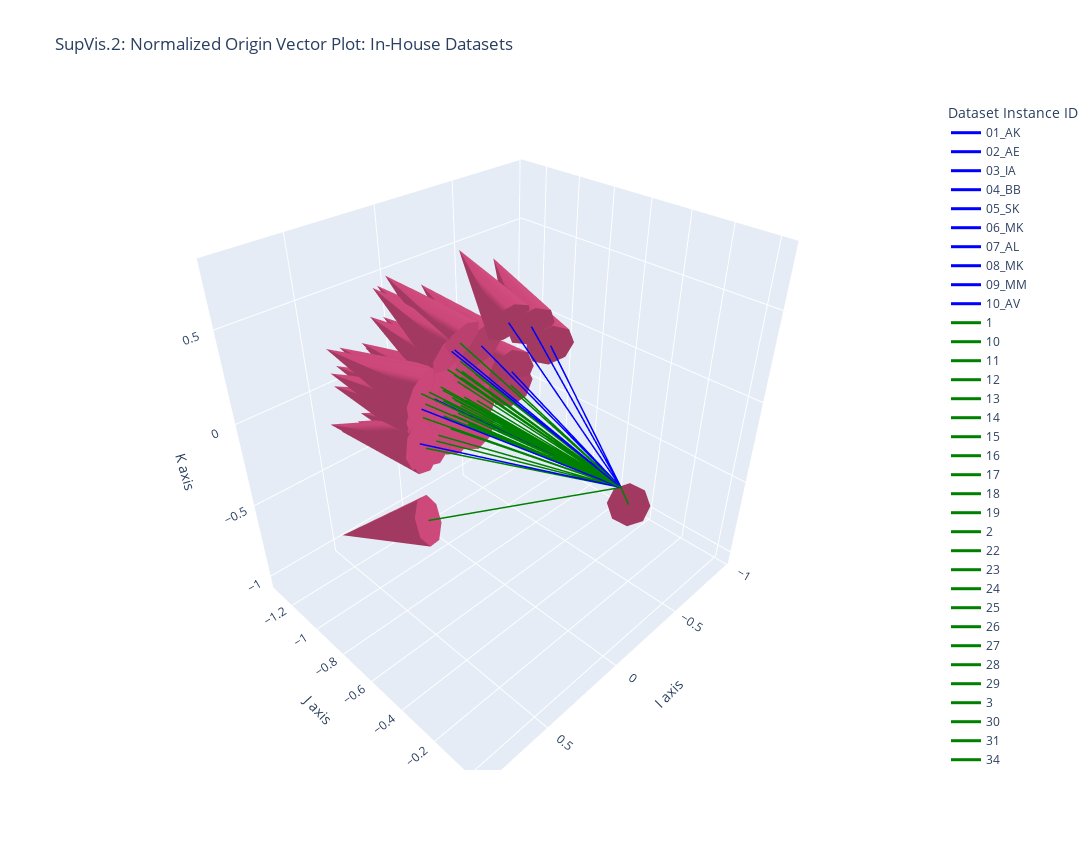

This figure's notebook cell:
### Markdown cell above
Above, we can observe the orientation of datasets obtained in a standardized clinical procedure.

### Code cell
fig = go.Figure()

fig.add_traces(vectortraces_clin)
fig.add_traces(vectortraces_exvo)
fig.update_layout(
    title='SupVis.2: Normalized Origin Vector Plot: In-House Datasets',
    **global_layout_kwargs
)

fig.show()

### Figure 1 — Plotly figure (JSON) as saved in the notebook; plotly's stock layout.template omitted (floating-point values rounded to 4 significant figures)
{"data": [{"line": {"color": "blue", "width": 3}, "mode": "lines", "name": "01_AK", "type": "scatter3d", "x": [0, -0.2305], "y": [0, -0.8645], "z": [0, 0.4467]}, {"name": "01_AK", "showscale": false, "type": "cone", "u": [-0.2075], "v": [-0.778], "w": [0.402], "x": [-0.2259], "y": [-0.8472], "z": [0.4377]}, {"line": {"color": "blue", "width": 3}, "mode": "lines", "name": "02_AE", "type": "scatter3d", "x": [0, 0.3487], "y": [0, -0.93], "z": [0, 0.1162]}, {"name": "02_AE", "showscale": false, "type": "cone", "u": [0.3139], "v": [-0.837], "w": [0.1046], "x": [0.3418], "y": [-0.9114], "z": [0.1139]}, {"line": {"color": "blue", "width": 3}, "mode": "lines", "name": "03_IA", "type": "scatter3d", "x": [0, 0.1464], "y": [0, -0.9051], "z": [0, 0.3993]}, {"name": "03_IA", "showscale": false, "type": "cone", "u": [0.1318], "v": [-0.8146], "w": [0.3594], "x": [0.1435], "y": [-0.887], "z": [0.3913]}, {"line": {"color": "blue", "width": 3}, "mode": "lines", "name": "04_BB", "type": "scatter3d", "x": [0, -0.5292], "y": [0, -0.8232], "z": [0, 0.2058]}, {"name": "04_BB", "showscale": false, "type": "cone", "u": [-0.4763], "v": [-0.7409], "w": [0.1852], "x": [-0.5186], "y": [-0.8067], "z": [0.2017]}, {"line": {"color": "blue", "width": 3}, "mode": "lines", "name": "05_SK", "type": "scatter3d", "x": [0, 0.2236], "y": [0, -0.9691], "z": [0, 0.1044]}, {"name": "05_SK", "showscale": false, "type": "cone", "u": [0.2013], "v": [-0.8722], "w": [0.09393], "x": [0.2192], "y": [-0.9497], "z": [0.1023]}, {"line": {"color": "blue", "width": 3}, "mode": "lines", "name": "06_MK", "type": "scatter3d", "x": [0, -0.11], "y": [0, -0.9429], "z": [0, 0.3143]}, {"name": "06_MK", "showscale": false, "type": "cone", "u": [-0.09901], "v": [-0.8486], "w": [0.2829], "x": [-0.1078], "y": [-0.9241], "z": [0.308]}, {"line": {"color": "blue", "width": 3}, "mode": "lines", "name": "07_AL", "type": "scatter3d", "x": [0, 0.1239], "y": [0, -0.9085], "z": [0, 0.3992]}, {"name": "07_AL", "showscale": false, "type": "cone", "u": [0.1115], "v": [-0.8176], "w": [0.3593], "x": [0.1214], "y": [-0.8903], "z": [0.3912]}, {"line": {"color": "blue", "width": 3}, "mode": "lines", "name": "08_MK", "type": "scatter3d", "x": [0, -0.3434], "y": [0, -0.9377], "z": [0, 0.05283]}, {"name": "08_MK", "showscale": false, "type": "cone", "u": [-0.309], "v": [-0.8439], "w": [0.04755], "x": [-0.3365], "y": [-0.919], "z": [0.05177]}, {"line": {"color": "blue", "width": 3}, "mode": "lines", "name": "09_MM", "type": "scatter3d", "x": [0, -0.387], "y": [0, -0.8432], "z": [0, 0.3732]}, {"name": "09_MM", "showscale": false, "type": "cone", "u": [-0.3483], "v": [-0.7588], "w": [0.3359], "x": [-0.3793], "y": [-0.8263], "z": [0.3657]}, {"line": {"color": "blue", "width": 3}, "mode": "lines", "name": "10_AV", "type": "scatter3d", "x": [0, 0.3892], "y": [0, -0.9174], "z": [0, -0.0834]}, {"name": "10_AV", "showscale": false, "type": "cone", "u": [0.3503], "v": [-0.8256], "w": [-0.07506], "x": [0.3814], "y": [-0.899], "z": [-0.08173]}, {"line": {"color": "green", "width": 3}, "mode": "lines", "name": "1", "type": "scatter3d", "x": [0, -0.08046], "y": [0, -0.9789], "z": [0, 0.1877]}, {"name": "1", "showscale": false, "type": "cone", "u": [-0.07241], "v": [-0.881], "w": [0.169], "x": [-0.07885], "y": [-0.9593], "z": [0.184]}, {"line": {"color": "green", "width": 3}, "mode": "lines", "name": "10", "type": "scatter3d", "x": [0, 0.2132], "y": [0, -0.9666], "z": [0, -0.1421]}, {"name": "10", "showscale": false, "type": "cone", "u": [0.1919], "v": [-0.8699], "w": [-0.1279], "x": [0.209], "y": [-0.9473], "z": [-0.1393]}, {"line": {"color": "green", "width": 3}, "mode": "lines", "name": "11", "type": "scatter3d", "x": [0, 0], "y": [0, -0.9839], "z": [0, 0.1789]}, {"name": "11", "showscale": false, "type": "cone", "u": [0], "v": [-0.8855], "w": [0.161], "x": [0], "y": [-0.9642], "z": [0.1753]}, {"line": {"color": "green", "width": 3}, "mode": "lines", "name": "12", "type": "scatter3d", "x": [0, -0.3394], "y": [0, -0.9398], "z": [0, -0.03916]}, {"name": "12", "showscale": false, "type": "cone", "u": [-0.3054], "v": [-0.8458], "w": [-0.03524], "x": [-0.3326], "y": [-0.921], "z": [-0.03838]}, {"line": {"color": "green", "width": 3}, "mode": "lines", "name": "13", "type": "scatter3d", "x": [0, 0.04473], "y": [0, -0.999], "z": [0, 0]}, {"name": "13", "showscale": false, "type": "cone", "u": [0.04026], "v": [-0.8991], "w": [0], "x": [0.04384], "y": [-0.979], "z": [0]}, {"line": {"color": "green", "width": 3}, "mode": "lines", "name": "14", "type": "scatter3d", "x": [0, -0.07584], "y": [0, -0.9708], "z": [0, -0.2275]}, {"name": "14", "showscale": false, "type": "cone", "u": [-0.06826], "v": [-0.8737], "w": [-0.2048], "x": [-0.07433], "y": [-0.9514], "z": [-0.223]}, {"line": {"color": "green", "width": 3}, "mode": "lines", "name": "15", "type": "scatter3d", "x": [0, 0.2938], "y": [0, -0.9347], "z": [0, 0.2003]}, {"name": "15", "showscale": false, "type": "cone", "u": [0.2644], "v": [-0.8412], "w": [0.1803], "x": [0.2879], "y": [-0.916], "z": [0.1963]}, {"line": {"color": "green", "width": 3}, "mode": "lines", "name": "16", "type": "scatter3d", "x": [0, 0.06537], "y": [0, -0.9937], "z": [0, -0.09152]}, {"name": "16", "showscale": false, "type": "cone", "u": [0.05883], "v": [-0.8943], "w": [-0.08237], "x": [0.06406], "y": [-0.9738], "z": [-0.08969]}, {"line": {"color": "green", "width": 3}, "mode": "lines", "name": "17", "type": "scatter3d", "x": [0, 0.5291], "y": [0, -0.7383], "z": [0, -0.4184]}, {"name": "17", "showscale": false, "type": "cone", "u": [0.4762], "v": [-0.6644], "w": [-0.3765], "x": [0.5185], "y": [-0.7235], "z": [-0.41]}, {"line": {"color": "green", "width": 3}, "mode": "lines", "name": "18", "type": "scatter3d", "x": [0, -0.6322], "y": [0, -0.3161], "z": [0, -0.7074]}, {"name": "18", "showscale": false, "type": "cone", "u": [-0.569], "v": [-0.2845], "w": [-0.6367], "x": [-0.6195], "y": [-0.3098], "z": [-0.6933]}, {"line": {"color": "green", "width": 3}, "mode": "lines", "name": "19", "type": "scatter3d", "x": [0, 0.1393], "y": [0, -0.9894], "z": [0, 0.0418]}, {"name": "19", "showscale": false, "type": "cone", "u": [0.1254], "v": [-0.8904], "w": [0.03762], "x": [0.1366], "y": [-0.9696], "z": [0.04097]}, {"line": {"color": "green", "width": 3}, "mode": "lines", "name": "2", "type": "scatter3d", "x": [0, 0], "y": [0, -0.9908], "z": [0, 0.1351]}, {"name": "2", "showscale": false, "type": "cone", "u": [0], "v": [-0.8917], "w": [0.1216], "x": [0], "y": [-0.971], "z": [0.1324]}, {"line": {"color": "green", "width": 3}, "mode": "lines", "name": "22", "type": "scatter3d", "x": [0, -0.1182], "y": [0, -0.9902], "z": [0, -0.0739]}, {"name": "22", "showscale": false, "type": "cone", "u": [-0.1064], "v": [-0.8912], "w": [-0.06651], "x": [-0.1159], "y": [-0.9704], "z": [-0.07242]}, {"line": {"color": "green", "width": 3}, "mode": "lines", "name": "23", "type": "scatter3d", "x": [0, 0.06562], "y": [0, -0.9975], "z": [0, 0.02625]}, {"name": "23", "showscale": false, "type": "cone", "u": [0.05906], "v": [-0.8977], "w": [0.02362], "x": [0.06431], "y": [-0.9775], "z": [0.02572]}, {"line": {"color": "green", "width": 3}, "mode": "lines", "name": "24", "type": "scatter3d", "x": [0, 0.06131], "y": [0, -0.981], "z": [0, 0.1839]}, {"name": "24", "showscale": false, "type": "cone", "u": [0.05518], "v": [-0.8829], "w": [0.1655], "x": [0.06009], "y": [-0.9614], "z": [0.1803]}, {"line": {"color": "green", "width": 3}, "mode": "lines", "name": "25", "type": "scatter3d", "x": [0, 0.3369], "y": [0, -0.9298], "z": [0, -0.1482]}, {"name": "25", "showscale": false, "type": "cone", "u": [0.3032], "v": [-0.8368], "w": [-0.1334], "x": [0.3301], "y": [-0.9112], "z": [-0.1453]}, {"line": {"color": "green", "width": 3}, "mode": "lines", "name": "26", "type": "scatter3d", "x": [0, 0.1647], "y": [0, -0.9747], "z": [0, 0.151]}, {"name": "26", "showscale": false, "type": "cone", "u": [0.1483], "v": [-0.8772], "w": [0.1359], "x": [0.1614], "y": [-0.9552], "z": [0.148]}, {"line": {"color": "green", "width": 3}, "mode": "lines", "name": "27", "type": "scatter3d", "x": [0, 0.2393], "y": [0, -0.9571], "z": [0, -0.1637]}, {"name": "27", "showscale": false, "type": "cone", "u": [0.2153], "v": [-0.8613], "w": [-0.1473], "x": [0.2345], "y": [-0.9379], "z": [-0.1604]}, {"line": {"color": "green", "width": 3}, "mode": "lines", "name": "28", "type": "scatter3d", "x": [0, -0.02897], "y": [0, -0.9995], "z": [0, -0.01449]}, {"name": "28", "showscale": false, "type": "cone", "u": [-0.02607], "v": [-0.8995], "w": [-0.01304], "x": [-0.02839], "y": [-0.9795], "z": [-0.0142]}, {"line": {"color": "green", "width": 3}, "mode": "lines", "name": "29", "type": "scatter3d", "x": [0, 0.3799], "y": [0, -0.8909], "z": [0, 0.2489]}, {"name": "29", "showscale": false, "type": "cone", "u": [0.3419], "v": [-0.8018], "w": [0.224], "x": [0.3723], "y": [-0.8731], "z": [0.2439]}, {"line": {"color": "green", "width": 3}, "mode": "lines", "name": "3", "type": "scatter3d", "x": [0, 0], "y": [0, -0.9983], "z": [0, -0.05872]}, {"name": "3", "showscale": false, "type": "cone", "u": [0], "v": [-0.8984], "w": [-0.05285], "x": [0], "y": [-0.9783], "z": [-0.05755]}, {"line": {"color": "green", "width": 3}, "mode": "lines", "name": "30", "type": "scatter3d", "x": [0, 0.1278], "y": [0, -0.9583], "z": [0, 0.2556]}, {"name": "30", "showscale": false, "type": "cone", "u": [0.115], "v": [-0.8625], "w": [0.23], "x": [0.1252], "y": [-0.9391], "z": [0.2504]}, {"line": {"color": "green", "width": 3}, "mode": "lines", "name": "31", "type": "scatter3d", "x": [0, -0.04047], "y": [0, -0.9984], "z": [0, -0.04047]}, {"name": "31", "showscale": false, "type": "cone", "u": [-0.03643], "v": [-0.8985], "w": [-0.03643], "x": [-0.03966], "y": [-0.9784], "z": [-0.03966]}, {"line": {"color": "green", "width": 3}, "mode": "lines", "name": "34", "type": "scatter3d", "x": [0, 0.02764], "y": [0, -0.9949], "z": [0, -0.09673]}, {"name": "34", "showscale": false, "type": "cone", "u": [0.02487], "v": [-0.8954], "w": [-0.08706], "x": [0.02708], "y": [-0.975], "z": [-0.09479]}, {"line": {"color": "green", "width": 3}, "mode": "lines", "name": "35", "type": "scatter3d", "x": [0, 0.1432], "y": [0, -0.988], "z": [0, -0.05728]}, {"name": "35", "showscale": false, "type": "cone", "u": [0.1289], "v": [-0.8892], "w": [-0.05155], "x": [0.1403], "y": [-0.9683], "z": [-0.05613]}, {"line": {"color": "green", "width": 3}, "mode": "lines", "name": "36", "type": "scatter3d", "x": [0, 0.1026], "y": [0, -0.9816], "z": [0, -0.1612]}, {"name": "36", "showscale": false, "type": "cone", "u": [0.0923], "v": [-0.8834], "w": [-0.145], "x": [0.1005], "y": [-0.962], "z": [-0.1579]}, {"line": {"color": "green", "width": 3}, "mode": "lines", "name": "38", "type": "scatter3d", "x": [0, -0.03215], "y": [0, -0.9807], "z": [0, -0.1929]}, {"name": "38", "showscale": false, "type": "cone", "u": [-0.02894], "v": [-0.8826], "w": [-0.1736], "x": [-0.03151], "y": [-0.9611], "z": [-0.1891]}, {"line": {"color": "green", "width": 3}, "mode": "lines", "name": "39", "type": "scatter3d", "x": [0, 0.06023], "y": [0, -0.9788], "z": [0, -0.1958]}, {"name": "39", "showscale": false, "type": "cone", "u": [0.05421], "v": [-0.8809], "w": [-0.1762], "x": [0.05903], "y": [-0.9592], "z": [-0.1918]}, {"line": {"color": "green", "width": 3}, "mode": "lines", "name": "40", "type": "scatter3d", "x": [0, 0.02608], "y": [0, -0.965], "z": [0, 0.2608]}, {"name": "40", "showscale": false, "type": "cone", "u": [0.02347], "v": [-0.8685], "w": [0.2347], "x": [0.02556], "y": [-0.9457], "z": [0.2556]}, {"line": {"color": "green", "width": 3}, "mode": "lines", "name": "41", "type": "scatter3d", "x": [0, 0.095], "y": [0, -0.8957], "z": [0, 0.4343]}, {"name": "41", "showscale": false, "type": "cone", "u": [0.0855], "v": [-0.8062], "w": [0.3909], "x": [0.0931], "y": [-0.8778], "z": [0.4256]}, {"line": {"color": "green", "width": 3}, "mode": "lines", "name": "43", "type": "scatter3d", "x": [0, 0.3344], "y": [0, -0.9411], "z": [0, 0.04953]}, {"name": "43", "showscale": false, "type": "cone", "u": [0.3009], "v": [-0.847], "w": [0.04458], "x": [0.3277], "y": [-0.9223], "z": [0.04854]}, {"line": {"color": "green", "width": 3}, "mode": "lines", "name": "44", "type": "scatter3d", "x": [0, 0.1176], "y": [0, -0.9927], "z": [0, 0.02612]}, {"name": "44", "showscale": false, "type": "cone", "u": [0.1058], "v": [-0.8934], "w": [0.02351], "x": [0.1152], "y": [-0.9729], "z": [0.0256]}, {"line": {"color": "green", "width": 3}, "mode": "lines", "name": "5", "type": "scatter3d", "x": [0, 0.05562], "y": [0, -0.9733], "z": [0, 0.2225]}, {"name": "5", "showscale": false, "type": "cone", "u": [0.05006], "v": [-0.876], "w": [0.2002], "x": [0.05451], "y": [-0.9539], "z": [0.218]}, {"line": {"color": "green", "width": 3}, "mode": "lines", "name": "6", "type": "scatter3d", "x": [0, 0.02612], "y": [0, -0.9927], "z": [0, 0.1176]}, {"name": "6", "showscale": false, "type": "cone", "u": [0.02351], "v": [-0.8934], "w": [0.1058], "x": [0.0256], "y": [-0.9729], "z": [0.1152]}, {"line": {"color": "green", "width": 3}, "mode": "lines", "name": "7", "type": "scatter3d", "x": [0, -0.1098], "y": [0, -0.9879], "z": [0, 0.1098]}, {"name": "7", "showscale": false, "type": "cone", "u": [-0.09879], "v": [-0.8891], "w": [0.09879], "x": [-0.1076], "y": [-0.9681], "z": [0.1076]}, {"line": {"color": "green", "width": 3}, "mode": "lines", "name": "8", "type": "scatter3d", "x": [0, 0.3136], "y": [0, -0.9408], "z": [0, 0.1283]}, {"name": "8", "showscale": false, "type": "cone", "u": [0.2823], "v": [-0.8468], "w": [0.1155], "x": [0.3073], "y": [-0.922], "z": [0.1257]}, {"line": {"color": "green", "width": 3}, "mode": "lines", "name": "9", "type": "scatter3d", "x": [0, 0.146], "y": [0, -0.9821], "z": [0, 0.1194]}, {"name": "9", "showscale": false, "type": "cone", "u": [0.1314], "v": [-0.8838], "w": [0.1075], "x": [0.1431], "y": [-0.9624], "z": [0.117]}], "layout": {"height": 850, "legend": {"title": {"text": "Dataset Instance ID"}}, "scene": {"xaxis": {"title": {"text": "I axis"}}, "yaxis": {"title": {"text": "J axis"}}, "zaxis": {"title": {"text": "K axis"}}}, "title": {"text": "SupVis.2: Normalized Origin Vector Plot: In-House Datasets"}, "width": 1500}}
